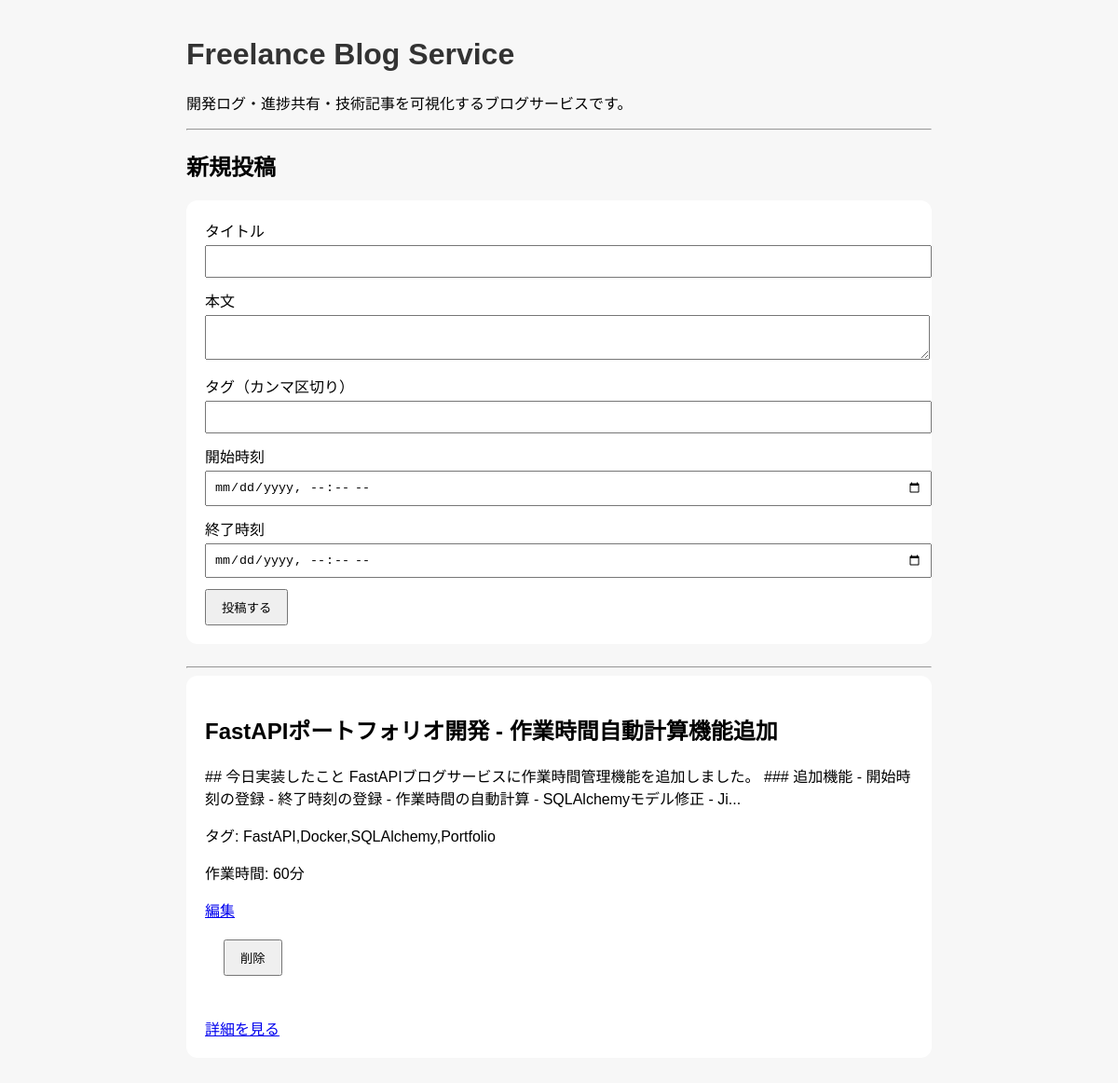
The app's page /posts-page with its own data.
### app/models.py (models this page shows)
class Post(Base):
    __tablename__ = "posts"
    id = Column(Integer, primary_key=True, index=True)
    title = Column(String)
    content = Column(String)
    tags = Column(String)
    start_time = Column(DateTime)
    end_time = Column(DateTime)
    work_time_minutes = Column(Integer)
    created_at = Column(DateTime, default=datetime.now)

### app/main.py (the view)
@app.get("/posts-page")
def posts_page(request: Request, db: Session = Depends(get_db)):
    posts = db.query(models.Post).all()
    return templates.TemplateResponse(
        request,
        "posts.html",
        {"posts": posts}
    )

### app/templates/posts.html (shortened to what this page needs)
<!DOCTYPE html>
<html lang="ja">
<head>
    <link rel="stylesheet" href="/static/style.css">
</head>
<body>
    <h1>Freelance Blog Service</h1>
    <p>開発ログ・進捗共有・技術記事を可視化するブログサービスです。</p>
    <hr>
    <h2>新規投稿</h2>
    <form action="/posts-page" method="post">
    <div>
        <label>タイトル</label><br>
        <input type="text" name="title">
    </div>
    <div>
        <label>本文</label><br>
        <textarea name="content"></textarea>
    </div>
    <div>
        <label>タグ（カンマ区切り）</label><br>
        <input type="text" name="tags">
    </div>
    <div>
        <label>開始時刻</label>
        <input type="datetime-local" name="start_time">
        <label>終了時刻</label>
        <input type="datetime-local" name="end_time">
    </div>
    <button type="submit">投稿する</button>
    </form>
    <hr>
    {% for post in posts %}
    <div class="post-card">
        <h2>{{ post.title }}</h2>
        <p>{{ post.content[:120] }}...</p>
        <p>タグ: {{ post.tags }}</p>
        <p>作業時間: {{ post.work_time_minutes }}分</p>
        <a href="/posts-page/{{ post.id }}/edit">編集</a>
        <form action="/posts-page/{{ post.id }}/delete" method="post">
        <button type="submit">削除</button>
        </form>
        <a href="/posts-page/{{ post.id }}">詳細を見る</a>
    </div>
    {% endfor %}
</body>
</html>

### app/static/style.css (style rules this page uses)
body { font-family: sans-serif; max-width: 800px; margin: 40px auto; padding: 0 20px; background: #f7f7f7; }
h1 { color: #333; }
form { background: white; padding: 20px; border-radius: 12px; margin-bottom: 24px; }
input, textarea { width: 100%; padding: 8px; margin-top: 4px; margin-bottom: 12px; }
button { padding: 8px 16px; cursor: pointer; }
.post-card { background: white; padding: 20px; border-radius: 12px; margin-bottom: 16px; }

### records on screen
Post: title "FastAPIポートフォリオ開発 - 作業時間自動計算機能追加", content "## 今日実装したこと FastAPIブログサービスに作業時間管理機能を追加しました。 ### 追加機能 - 開始時刻の登録 - 終了時刻の登録 - 作業時間の自動計算 - SQLAlchemyモデル修正 - Ji", tags "FastAPI,Docker,SQLAlchemy,Portfolio", work_time_minutes "60"
